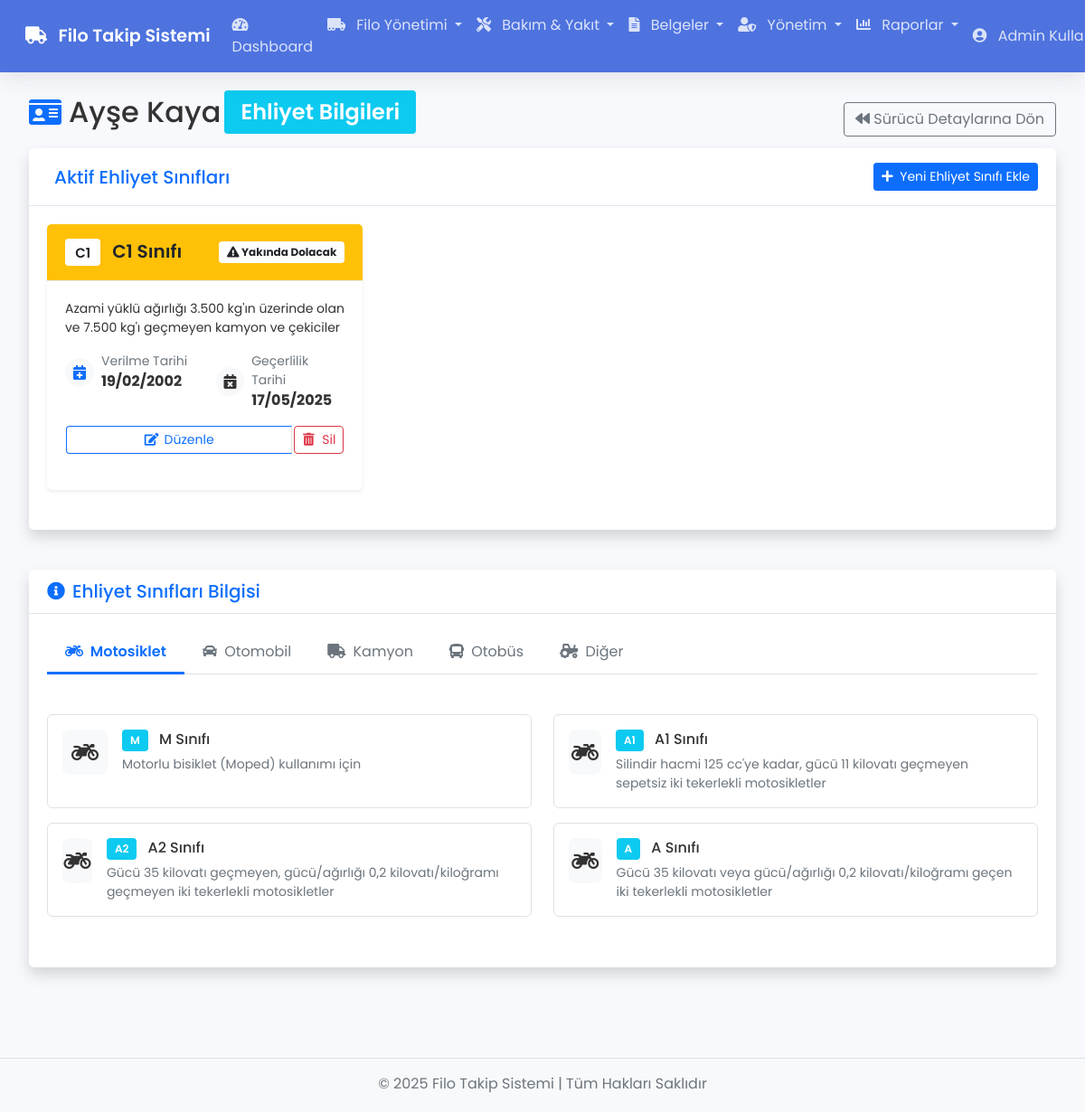
Screenshot of /licenses/index/3 (signed in) with the database file from the repository.
### tables this page shows
CREATE TABLE `drivers` (
  `id` int(11) NOT NULL,
  `name` varchar(100) NOT NULL,
  `surname` varchar(100) NOT NULL,
  `identity_number` varchar(20) NOT NULL,
  `license_number` varchar(20) NOT NULL,
  `primary_license_type` varchar(5) DEFAULT NULL,
  `license_issue_date` date DEFAULT NULL,
  `license_expiry_date` date DEFAULT NULL,
  `company_id` int(11) DEFAULT NULL,
  `phone` varchar(20) NOT NULL,
  `email` varchar(100) DEFAULT NULL,
  `address` text DEFAULT NULL,
  `status` enum('Aktif','Pasif','İzinli') NOT NULL DEFAULT 'Aktif',
  `created_at` timestamp NOT NULL DEFAULT current_timestamp()
);

CREATE TABLE `driver_licenses` (
  `id` int(11) NOT NULL,
  `driver_id` int(11) NOT NULL,
  `license_type_id` int(11) NOT NULL,
  `issue_date` date DEFAULT NULL,
  `expiry_date` date DEFAULT NULL,
  `notes` text DEFAULT NULL,
  `created_at` timestamp NOT NULL DEFAULT current_timestamp()
);

CREATE TABLE `license_types` (
  `id` int(11) NOT NULL,
  `code` varchar(5) NOT NULL,
  `name` varchar(100) NOT NULL,
  `description` text DEFAULT NULL
);

### app/views/licenses/index.php (the view, shortened to what the rows shown need)
<?php require APPROOT . '/views/inc/header.php'; ?>
<div class="d-flex justify-content-between align-items-center">
    <h2 class="d-flex mb-3 align-items-center">
        <i class="fas fa-id-card me-2 text-primary"></i>
        <span><?php echo $data['driver']->name . ' ' . $data['driver']->surname; ?></span>
        <span class="badge bg-info ms-1 small">Ehliyet Bilgileri</span>
    </h2>
    <a href="<?php echo URLROOT; ?>/drivers/show/<?php echo $data['driver']->id; ?>" class="btn btn-outline-secondary">
        <i class="fa fa-backward"></i> Sürücü Detaylarına Dön
    </a>
</div>
<div class="row mb-4">
    <div class="col-md-12">
        <div class="card border-0 shadow">
            <div class="card-header bg-white d-flex justify-content-between align-items-center py-3">
                <h5 class="mb-0 text-primary">
                    <i class="fas fa-drivers-license me-2"></i>Aktif Ehliyet Sınıfları
                </h5>
                <a href="<?php echo URLROOT; ?>/licenses/add/<?php echo $data['driver']->id; ?>" class="btn btn-primary btn-sm">
                    <i class="fas fa-plus me-1"></i> Yeni Ehliyet Sınıfı Ekle
                </a>
            </div>
            <div class="card-body">
                <?php if (empty($data['licenseTypes'])) : ?>
                    <div class="text-center py-5">
                        <img src="<?php echo URLROOT; ?>/img/no-license.svg" alt="Ehliyet Bulunamadı" style="max-width: 120px; opacity: 0.5;" class="mb-3">
                        <h5 class="text-muted">Bu sürücü için henüz kayıtlı ehliyet sınıfı bulunmamaktadır</h5>
                        <a href="<?php echo URLROOT; ?>/licenses/add/<?php echo $data['driver']->id; ?>" class="btn btn-outline-primary mt-3">
                            <i class="fas fa-plus-circle"></i> İlk Ehliyet Sınıfını Ekle
                        </a>
                    </div>
                <?php else : ?>
                    <div class="row">
                        <?php foreach ($data['licenseTypes'] as $license) : ?>
                            <?php
                            $statusClass = 'bg-secondary';
                            $statusText = 'Belirtilmemiş';
                            $statusIcon = 'fa-question-circle';
                            if (!empty($license->expiry_date)) {
                                if (strtotime($license->expiry_date) < time()) {
                                    $statusClass = 'bg-danger';
                                    $statusText = 'Süresi Dolmuş';
                                    $statusIcon = 'fa-exclamation-circle';
                                } elseif (strtotime($license->expiry_date) < strtotime('+3 months')) {
                                    $statusClass = 'bg-warning';
                                    $statusText = 'Yakında Dolacak';
                                    $statusIcon = 'fa-exclamation-triangle';
                                } else {
                                    $statusClass = 'bg-success';
                                    $statusText = 'Geçerli';
                                    $statusIcon = 'fa-check-circle';
                                }
                            }
                            $headerClass = $statusClass;
                            $titleClass = 'text-white';
                            $badgeClass = 'bg-white';
                            $badgeTextClass = str_replace('bg-', 'text-', $statusClass);
                            if ($statusClass === 'bg-warning') {
                                $titleClass = 'text-dark';
                                $badgeTextClass = 'text-dark';
                            }
                            ?>
                            <div class="col-md-6 col-lg-4 mb-4">
                                <div class="card h-100 border-0 shadow-sm hover-card">
                                    <div class="card-header py-3 <?php echo $headerClass; ?>">
                                        <div class="d-flex justify-content-between align-items-center">
                                            <h5 class="mb-0 <?php echo $titleClass; ?>">
                                                <span class="badge bg-white text-dark me-2"><?php echo $license->code; ?></span>
                                                <?php echo $license->name; ?>
                                            </h5>
                                            <span class="badge <?php echo $badgeClass; ?> <?php echo $badgeTextClass; ?> fw-bold">
                                                <i class="fas <?php echo $statusIcon; ?>"></i> <?php echo $statusText; ?>
                                            </span>
                                        </div>
                                    </div>
                                    <div class="card-body">
                                        <p class="small mb-3"><?php echo $license->description; ?></p>
                                        <div class="row mb-3">
                                            <div class="col-6">
                                                <div class="d-flex align-items-center">
                                                    <div class="license-icon-bg me-2">
                                                        <i class="fas fa-calendar-plus text-primary"></i>
                                                    </div>
                                                    <div>
                                                        <small class="text-muted d-block">Verilme Tarihi</small>
                                                        <strong><?php echo !empty($license->issue_date) ? date('d/m/Y', strtotime($license->issue_date)) : '-'; ?></strong>
                                                    </div>
                                                </div>
                                            </div>
                                            <div class="col-6">
                                                <div class="d-flex align-items-center">
                                                    <div class="license-icon-bg me-2">
                                                        <i class="fas fa-calendar-times text-<?php echo str_replace('bg-', 'text-', $statusClass); ?>"></i>
                                                    </div>
                                                    <div>
                                                        <small class="text-muted d-block">Geçerlilik Tarihi</small>
                                                        <strong><?php echo !empty($license->expiry_date) ? date('d/m/Y', strtotime($license->expiry_date)) : '-'; ?></strong>
                                                    </div>
                                                </div>
                                            </div>
                                        </div>
                                        <div class="btn-group w-100">
                                            <a href="<?php echo URLROOT; ?>/licenses/edit/<?php echo $data['driver']->id; ?>/<?php echo $license->id; ?>"
                                                class="btn btn-sm btn-outline-primary">
                                                <i class="fas fa-edit me-1"></i> Düzenle
                                            </a>
                                            <form class="d-inline m-0" action="<?php echo URLROOT; ?>/licenses/delete/<?php echo $data['driver']->id; ?>/<?php echo $license->id; ?>" method="post">
                                                <button type="submit" class="btn btn-sm btn-outline-danger"
                                                    onclick="return confirm('Bu ehliyet sınıfını silmek istediğinize emin misiniz?');">
                                                    <i class="fas fa-trash-alt me-1"></i> Sil
                                                </button>
                                            </form>
                                        </div>
                                    </div>
                                </div>
                            </div>
                        <?php endforeach; ?>
                    </div>
                <?php endif; ?>
            </div>
        </div>
    </div>
</div>
<div class="row">
    <div class="col-md-12">
        <div class="card border-0 shadow">
            <div class="card-header bg-white">
                <h5 class="mb-0 text-primary"><i class="fas fa-info-circle me-2"></i>Ehliyet Sınıfları Bilgisi</h5>
            </div>
            <div class="card-body">
                <ul class="nav nav-tabs mb-4" id="licenseTypesTab" role="tablist">
                    <li class="nav-item" role="presentation">
                        <button class="nav-link active" id="motorcycle-tab" data-bs-toggle="tab" data-bs-target="#motorcycle" type="button">
                            <i class="fas fa-motorcycle me-1"></i> Motosiklet
                        </button>
                    </li>
                    <li class="nav-item" role="presentation">
                        <button class="nav-link" id="car-tab" data-bs-toggle="tab" data-bs-target="#car" type="button">
                            <i class="fas fa-car me-1"></i> Otomobil
                        </button>
                    </li>
                    <li class="nav-item" role="presentation">
                        <button class="nav-link" id="truck-tab" data-bs-toggle="tab" data-bs-target="#truck" type="button">
                            <i class="fas fa-truck me-1"></i> Kamyon
                        </button>
                    </li>
                    <li class="nav-item" role="presentation">
                        <button class="nav-link" id="bus-tab" data-bs-toggle="tab" data-bs-target="#bus" type="button">
                            <i class="fas fa-bus me-1"></i> Otobüs
                        </button>
                    </li>
                    <li class="nav-item" role="presentation">
                        <button class="nav-link" id="other-tab" data-bs-toggle="tab" data-bs-target="#other" type="button">
                            <i class="fas fa-tractor me-1"></i> Diğer
                        </button>
                    </li>
                </ul>
                <div class="tab-content" id="licenseTypesContent">
                    <div class="tab-pane fade show active" id="motorcycle" role="tabpanel">
                        <div class="row">
                            <?php
                            $motorcycleLicenses = [
                                'M' => ['name' => 'M Sınıfı', 'icon' => 'fas fa-motorcycle', 'desc' => 'Motorlu bisiklet (Moped) kullanımı için'],
                                'A1' => ['name' => 'A1 Sınıfı', 'icon' => 'fas fa-motorcycle', 'desc' => 'Silindir hacmi 125 cc\'ye kadar, gücü 11 kilovatı geçmeyen sepetsiz iki tekerlekli motosikletler'],
                                'A2' => ['name' => 'A2 Sınıfı', 'icon' => 'fas fa-motorcycle', 'desc' => 'Gücü 35 kilovatı geçmeyen, gücü/ağırlığı 0,2 kilovatı/kiloğramı geçmeyen iki tekerlekli motosikletler'],
                                'A' => ['name' => 'A Sınıfı', 'icon' => 'fas fa-motorcycle', 'desc' => 'Gücü 35 kilovatı veya gücü/ağırlığı 0,2 kilovatı/kiloğramı geçen iki tekerlekli motosikletler']
                            ];
                            foreach ($motorcycleLicenses as $code => $details):
                                $hasLicense = !empty($data['hasLicenseTypes'][$code]);
                            ?>
                                <div class="col-md-6 mb-3">
                                    <div class="d-flex border rounded p-3 h-100 <?php echo $hasLicense ? 'border-success bg-light' : ''; ?>">
                                        <div class="license-icon-large me-3 <?php echo $hasLicense ? 'bg-success text-white' : 'bg-light'; ?>">
                                            <i class="<?php echo $details['icon']; ?>"></i>
                                        </div>
                                        <div class="flex-grow-1">
                                            <div class="d-flex justify-content-between align-items-start">
                                                <h6 class="mb-1">
                                                    <span class="badge bg-info text-white me-2"><?php echo $code; ?></span>
                                                    <?php echo $details['name']; ?>
                                                </h6>
                                            </div>
                                            <p class="small text-muted mb-0"><?php echo $details['desc']; ?></p>
                                        </div>
                                    </div>
                                </div>
                            <?php endforeach; ?>
                        </div>
                    </div>
                </div>
            </div>
        </div>
    </div>
</div>
<?php require APPROOT . '/views/inc/footer.php'; ?>

### rows the page displays
drivers: name "Ayşe", surname "Kaya"
driver_licenses: license_type.code "C1", license_type.name "C1 Sınıfı", expiry_date "Yakında Dolacak", license_type.description "Azami yüklü ağırlığı 3.500 kg'ın üzerinde olan ve 7.500 kg'ı geçmeyen kamyon ve çekiciler", issue_date "19/02/2002", expiry_date "17/05/2025"
license_types: code "M", name "M Sınıfı", description "Motorlu bisiklet (Moped) kullanımı için"
license_types: code "A1", name "A1 Sınıfı", description "Silindir hacmi 125 cc'ye kadar, gücü 11 kilovatı geçmeyen sepetsiz iki tekerlekli motosikletler"
license_types: code "A2", name "A2 Sınıfı", description "Gücü 35 kilovatı geçmeyen, gücü/ağırlığı 0,2 kilovatı/kiloğramı geçmeyen iki tekerlekli motosikletler"
license_types: code "A", name "A Sınıfı", description "Gücü 35 kilovatı veya gücü/ağırlığı 0,2 kilovatı/kiloğramı geçen iki tekerlekli motosikletler"

### other values shown
SITENAME "Filo Takip Sistemi"
$_SESSION['user_name'] "Admin…"
